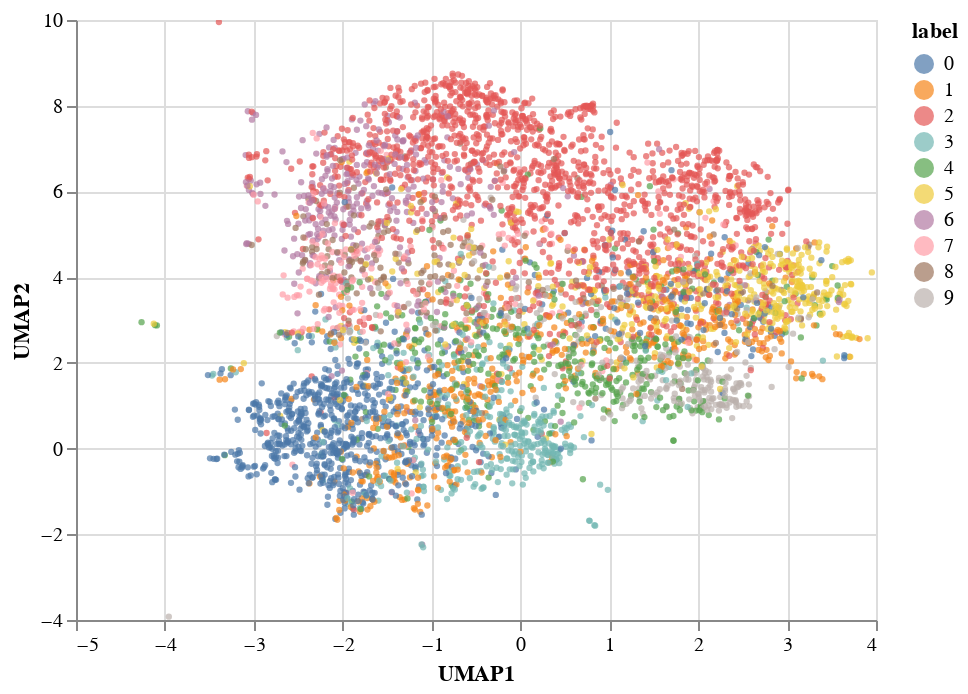

Notebook code cell kept with this figure:
### Code cell
alt.Chart(vis_df).mark_circle(size=10).encode(
    x='UMAP1:Q',
    y='UMAP2:Q',
    color='label:N',
    tooltip=['id', 'label', 'title']
).interactive()

### Figure 1 — Vega-Lite specification as saved in the notebook (floating-point values rounded to 4 significant figures; data arrays with more than 128 entries replaced by an {"elided": "..."} marker saying what was removed)
{"config": {"view": {"continuousWidth": 400, "continuousHeight": 300}}, "data": {"name": "data-eef391b95522a6205cc77cdd51571961"}, "mark": {"type": "circle", "size": 10}, "encoding": {"color": {"type": "nominal", "field": "label"}, "tooltip": [{"type": "quantitative", "field": "id"}, {"type": "quantitative", "field": "label"}, {"type": "nominal", "field": "title"}], "x": {"type": "quantitative", "field": "UMAP1"}, "y": {"type": "quantitative", "field": "UMAP2"}}, "selection": {"selector004": {"type": "interval", "bind": "scales", "encodings": ["x", "y"]}}, "$schema": "https://vega.github.io/schema/vega-lite/v4.8.1.json", "datasets": {"data-eef391b95522a6205cc77cdd51571961": {"elided": "5000 records"}}}
